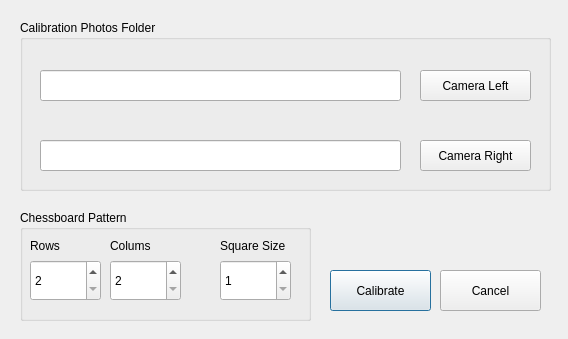
<?xml version="1.0" encoding="UTF-8"?>
<ui version="4.0">
 <class>CalibDialog</class>
 <widget class="QDialog" name="CalibDialog">
  <property name="geometry">
   <rect>
    <x>0</x>
    <y>0</y>
    <width>568</width>
    <height>339</height>
   </rect>
  </property>
  <property name="windowTitle">
   <string>Dialog</string>
  </property>
  <widget class="QGroupBox" name="groupBox">
   <property name="geometry">
    <rect>
     <x>20</x>
     <y>210</y>
     <width>291</width>
     <height>111</height>
    </rect>
   </property>
   <property name="title">
    <string>Chessboard Pattern</string>
   </property>
   <widget class="QSpinBox" name="spinBox_col">
    <property name="geometry">
     <rect>
      <x>90</x>
      <y>50</y>
      <width>71</width>
      <height>41</height>
     </rect>
    </property>
    <property name="minimum">
     <number>2</number>
    </property>
   </widget>
   <widget class="QSpinBox" name="spinBox_row">
    <property name="geometry">
     <rect>
      <x>10</x>
      <y>50</y>
      <width>71</width>
      <height>41</height>
     </rect>
    </property>
    <property name="minimum">
     <number>2</number>
    </property>
   </widget>
   <widget class="QLabel" name="label">
    <property name="geometry">
     <rect>
      <x>10</x>
      <y>20</y>
      <width>71</width>
      <height>31</height>
     </rect>
    </property>
    <property name="text">
     <string>Rows</string>
    </property>
   </widget>
   <widget class="QLabel" name="label_2">
    <property name="geometry">
     <rect>
      <x>90</x>
      <y>20</y>
      <width>71</width>
      <height>31</height>
     </rect>
    </property>
    <property name="text">
     <string>Colums</string>
    </property>
   </widget>
   <widget class="QSpinBox" name="spinBox_squareSize">
    <property name="geometry">
     <rect>
      <x>200</x>
      <y>50</y>
      <width>71</width>
      <height>41</height>
     </rect>
    </property>
    <property name="minimum">
     <number>1</number>
    </property>
    <property name="maximum">
     <number>999</number>
    </property>
   </widget>
   <widget class="QLabel" name="label_3">
    <property name="geometry">
     <rect>
      <x>200</x>
      <y>20</y>
      <width>111</width>
      <height>31</height>
     </rect>
    </property>
    <property name="text">
     <string>Square Size</string>
    </property>
   </widget>
  </widget>
  <widget class="QGroupBox" name="groupBox_2">
   <property name="geometry">
    <rect>
     <x>20</x>
     <y>20</y>
     <width>531</width>
     <height>171</height>
    </rect>
   </property>
   <property name="title">
    <string>Calibration Photos Folder</string>
   </property>
   <widget class="QPushButton" name="pushButton_leftpath">
    <property name="geometry">
     <rect>
      <x>400</x>
      <y>50</y>
      <width>111</width>
      <height>31</height>
     </rect>
    </property>
    <property name="text">
     <string>Camera Left</string>
    </property>
    <property name="autoDefault">
     <bool>false</bool>
    </property>
   </widget>
   <widget class="QPushButton" name="pushButton_rightpath">
    <property name="geometry">
     <rect>
      <x>400</x>
      <y>120</y>
      <width>111</width>
      <height>31</height>
     </rect>
    </property>
    <property name="text">
     <string>Camera Right</string>
    </property>
    <property name="autoDefault">
     <bool>false</bool>
    </property>
   </widget>
   <widget class="QLineEdit" name="lineEdit_left">
    <property name="geometry">
     <rect>
      <x>20</x>
      <y>50</y>
      <width>361</width>
      <height>31</height>
     </rect>
    </property>
   </widget>
   <widget class="QLineEdit" name="lineEdit_right">
    <property name="geometry">
     <rect>
      <x>20</x>
      <y>120</y>
      <width>361</width>
      <height>31</height>
     </rect>
    </property>
   </widget>
  </widget>
  <widget class="QPushButton" name="pushButton_calibrate">
   <property name="geometry">
    <rect>
     <x>330</x>
     <y>270</y>
     <width>101</width>
     <height>41</height>
    </rect>
   </property>
   <property name="text">
    <string>Calibrate</string>
   </property>
  </widget>
  <widget class="QPushButton" name="pushButton_Cancel">
   <property name="geometry">
    <rect>
     <x>440</x>
     <y>270</y>
     <width>101</width>
     <height>41</height>
    </rect>
   </property>
   <property name="text">
    <string>Cancel</string>
   </property>
   <property name="autoDefault">
    <bool>false</bool>
   </property>
  </widget>
 </widget>
 <resources/>
 <connections/>
</ui>
